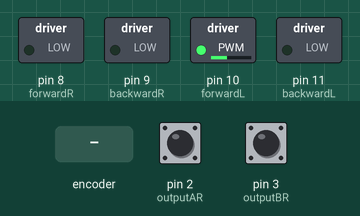
Recording of a sketch running on a simulated Arduino Uno, built with avr-gcc and run on an emulated ATmega328P. On the bench: switched loads named in the sketch (green lamp = pin HIGH). The test bench sets the inputs (shaded band); at power-on: pin 2 (outputAR) HIGH, pin 3 (outputBR) HIGH. What the sketch prints to the serial monitor is not drawn.

Above: at 1.2 s.
1.3 s: rotary encoder on pin 2 (outputAR) / pin 3 (outputBR) turned 1 step (first pin leading)
4.5 s: rotary encoder on pin 2 (outputAR) / pin 3 (outputBR) turned 2 steps (second pin leading)
Timing chart, 0 to 7.5 s (numbered marks = the images above; inputs shaded):
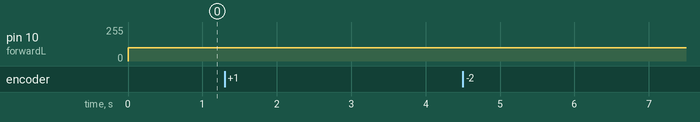

Measured:
- after the input at 1.3 s, every drawn part: stays the same
- after the input at 4.5 s, every drawn part: stays the same

The sketch:

0_PID_Modified_PVO_CalVMet1_CENTRE_cmps_echm_Robolympix_2021.ino
```cpp
#include <SimpleTimer.h>
#include <util/atomic.h>

//Variables temps
volatile double Te = 0.1; //ms
volatile unsigned long t0Ri=0,t0Li=0,t1Ri=0,t1Li=0;
volatile double dtRi=0,dtLi=0;
volatile unsigned long t0R=0,t0L=0,t1R=0,t1L=0,t0=0,t1=0,t2=0;
volatile double prevdtL=0,prevdtR=0,dtR=0,dtL=0,dt=0, mindtL=88/1.0e6, mindtR=68/1.0e6,mindt=96/1.0e6,maxdtL=31620/1.0e6, maxdtR=39072/1.0e6,maxdt=136884/1.0e6;
SimpleTimer timer;

//Variables stop
volatile boolean stopR=true, stopL=true;

//Variables encodeurs
#define outputAR 2
#define outputBR 3
#define outputAL 18
#define outputBL 19
volatile double Rdist = 0;
volatile double Ldist = 0;
volatile double dist = 0;
volatile double margePdist= 0.3;
volatile double margeNdist= -0.3;
volatile double Rdisti = 0;
volatile double Ldisti = 0;
volatile double prevRdist = 0;
volatile double prevLdist = 0;
volatile double KR= (1024*2) / (PI*(8/1.0e2));
volatile double KL= (600*2) / (PI*(8/1.0e2));
volatile double distUnitR = (double)PI * 4 / 1024;
volatile double distUnitL = (double)PI * 4 / 600;

//Variables moteurs
#define forwardR 8
#define backwardR 9
#define forwardL 10
#define backwardL 11
volatile double pwmR = 0 ;
volatile double pwmL = 0 ;
volatile double vitesseLact = 0;
volatile double vitesseRact = 0;
volatile double vitesseOact = 0;
volatile double vitesseact = 0;
volatile double vitesseLactFilter = 0;
volatile double vitesseRactFilter = 0;
volatile double vitesseactFilter = 0;
volatile double prevVact = 0;
volatile double pwmRmax = 180;
volatile double pwmLmax = 180;
volatile double pwmRmin = 72;
volatile double pwmLmin = 72;


//Variables erreurs/commandes PIDposition
volatile double Rdistacc=0;
volatile double Ldistacc=0;
volatile double distacc=0;
volatile double Rdistdec=0;
volatile double Ldistdec=0;
volatile double distdec=0;
volatile double PIDP=0;
volatile double Rcmd = 0;
volatile double Lcmd = 0;
volatile double cmd = 0;
volatile double error= 0;
volatile double margePerror= 1;
volatile double margeNerror= -1;
volatile double preverror = 0;
volatile double sommeerror = 0;
volatile double derror=0;

//Variables erreurs/commandes PIDvitesse
volatile double PIDV=0;
volatile double vitesseRcmd=0;
volatile double vitesseLcmd=0;
volatile double vitesseOcmd=0;
volatile double vitessecmd=0;
volatile double vitesseRcmdmax=pwmRmax/4;
volatile double vitesseRcmdmin=pwmRmin/4;
volatile double vitesseLcmdmax=pwmLmax/4;
volatile double vitesseLcmdmin=pwmLmin/4;
volatile double Verror = 0;
volatile double margePVerror = 1;
volatile double margeNVerror = -1;
volatile double prevVerror = 0;
volatile double sommeVerror = 0;
volatile double dVerror=0;


//Variables PID orientation
volatile double pwmO = 0 ;
volatile double Oerror=0;
volatile double margePOerror=0.2;
volatile double margeNOerror=-0.2;
volatile double prevOerror = 0;
volatile double sommeOerror = 0;
volatile double dOerror=0;

bool inRange(volatile double val, volatile double minimum, volatile double maximum){
  return ((minimum <= val) && (val <= maximum));
}

//Encoder functions
void ISRtrackAR() {
  Rdisti += (digitalRead(outputBR) == LOW) ? distUnitR : -distUnitR;
  t1Ri=micros();
  dtRi=((double) (t1Ri-t0Ri))/1.0e6;
  t0Ri=t1Ri;
}
void ISRtrackBR() {
  Rdisti += (digitalRead(outputAR) == LOW) ? -distUnitR : distUnitR;
  t1Ri=micros();
  dtRi=((double) (t1Ri-t0Ri))/1.0e6;
  t0Ri=t1Ri;
}

void ISRtrackAL() {
  Ldisti += ((digitalRead(outputBL) == LOW)) ? -distUnitL :  distUnitL;
  t1Li=micros();
  dtLi=((double) (t1Li-t0Li))/1.0e6;
  t0Li=t1Li;
}

void ISRtrackBL() {
  Ldisti += ((digitalRead(outputAL) == LOW)) ? distUnitL :  -distUnitL;
  t1Li=micros();
  dtLi=((double) (t1Li-t0Li))/1.0e6;
  t0Li=t1Li;
}

//Motor functions
void motorR(volatile double vR) {
  if (vR > 0) {
    analogWrite(forwardR, vR);
    analogWrite(backwardR, 0);
  }
  else {
    analogWrite(forwardR, 0);
    analogWrite(backwardR, -vR); //5.2
  }
}

void motorL(volatile double vL) {
  if (vL > 0) {
    analogWrite(forwardL, vL);
    analogWrite(backwardL, 0);
  }
  else {
    analogWrite(forwardL, 0);
    analogWrite(backwardL, -vL); //5.2
  }
}

//PID Position Parameters

volatile double kp = 0;
volatile double kd = 0;
volatile double ki = 0;

//PID vitesse Parameters

volatile double kpV = 0;
volatile double kdV = 0;
volatile double kiV = 0;

//PID orientation Parameters

volatile double kpO = 0;
volatile double kdO = 0;
volatile double kiO = 0;

//Acceleration Parameters

float aR=15; // cm / s²
float aL=15; // cm / s²


void PIDvitesse() {
  if (!inRange(Verror,margeNVerror,margePVerror) && !inRange(error,margeNerror,margePerror)){
    sommeVerror+=(double) Verror / ((double)(dt/Te));
    dVerror=(double) ((vitesseact - prevVact) / ((double) (dt/Te)));
    prevVerror = Verror;
    PIDV = (double) (kpV * Verror) + (kdV * dVerror) + kiV * sommeVerror;
    vitesseRcmd= constrain(PIDV,vitesseRcmdmin,vitesseRcmdmax);
    vitesseLcmd= constrain(PIDV,vitesseLcmdmin,vitesseLcmdmax);
  }
  else{
    vitesseRcmd=0;
    vitesseLcmd=0;
  }
}

void PIDorientation() {
  Oerror = Rdist - Ldist;
  vitesseOact=vitesseRact-vitesseLact;
  if (!inRange(Oerror,margeNOerror,margePOerror) && !inRange(error,margeNerror,margePerror)){
      sommeOerror+=(double) Oerror / ((double)(dt/Te));
      prevOerror = Oerror;
      vitesseOcmd =(double) (kpO * Oerror) - (kdO * vitesseOact) + kiO * sommeOerror;
    }
  else
    vitesseOcmd=0;
  if (Oerror>margePOerror){
    vitesseLcmd+=vitesseOcmd;
    vitesseLcmd=constrain(vitesseLcmd,vitesseLcmdmin,vitesseLcmdmax);
  }
  else if(Oerror<margeNOerror){
    vitesseRcmd+=vitesseOcmd;
    vitesseRcmd=constrain(vitesseRcmd,vitesseRcmdmin,vitesseRcmdmax);
  }
}

void PIDposition(){
  prevLdist=Ldist;
  prevRdist=Rdist;
  prevVact=vitesseact;
  t1=micros();
  dt=((double) (t1-t0))/1.0e6;
  if (!inRange(dt,mindtR,maxdt)){
    dt=0;
    vitesseRact=0;
    vitesseLact=0;
  }
  else {
    ATOMIC_BLOCK(ATOMIC_RESTORESTATE){
        Rdist=Rdisti;
        Ldist=Ldisti;
        dtR=dtRi;
        dtL=dtLi;
    }
    dist=(Rdist+Ldist)/2;
    error=cmd-dist;

    //Calcul vitesseRact
    if (!inRange(dtR,mindtR,maxdtR)){
        dtR=0;
        vitesseRact=0;
    }
    else {
        vitesseRact=(double) ((double) ((Rdist-prevRdist) / distUnitR) / (dt/Te*KR))*1.0e3; // mm/s
    }
    //Calcul vitesseLact
    if (!inRange(dtL,mindtL,maxdtL)){
        dtL=0;
        vitesseLact=0;
    }
    else {
        vitesseLact=(double) ((double) ((Ldist-prevLdist) / distUnitL) / (dt/Te*KL))*1.0e3; // mm/s
    }
    vitesseact=(vitesseRact+vitesseLact)/2;

    vitesseactFilter=0.854*vitesseactFilter+0.0728*vitesseact+0.0728*prevVact;
    vitesseact=vitesseactFilter;

    vitessecmd=(vitesseRcmd+vitesseLcmd)/2;
    Verror=vitessecmd-vitesseact;
    //Trapèze
    if (inRange(error,margeNerror,margePerror)){
        vitesseRcmd=0;
        vitesseLcmd=0;
    }
//    else if (dist<distacc){
//        vitesseRcmd = 200*Te;  //mm/s
//        vitesseLcmd = 200*Te;  //mm/s
//        if (vitesseact!=prevVact && (micros()/1.0e6)>0.2){
//          if (stopL && stopR)
//            t2=micros();
//          else{
//            vitesseRcmd = (double) aR *  ((double)((micros()-t2)/1.0e6));
//            vitesseLcmd = (double) aL *  ((double)((micros()-t2)/1.0e6));
//            stopR=false;
//            stopL=false;
//          }
//        }
//    }
    else if(dist<cmd-distdec) {
        vitesseRcmd = 250*Te;  //mm/s
        vitesseLcmd = 250*Te;  //mm/s
        stopR=false;
        stopL=false;
    }
    else if (dist>cmd-distdec){
        sommeerror+=(double) error / ((double)(dt/Te));
        preverror = error;
        PIDP = (double) (kp * error) - (kd * vitesseact) + ki * sommeerror;
        vitessecmd=PIDP;
        if (vitessecmd!=0)
            PIDvitesse();
        stopR=false;     // remove this if you don't want PIDorientation in this part
        stopL=false;     // remove this if you don't want PIDorientation in this part
    }
    if (!stopR && !stopL)
        PIDorientation();
  }
  t0=t1;
}

void Go(volatile double Leftcmd,volatile double Rightcmd){
  Rcmd=Rightcmd;
  Lcmd=Leftcmd;
  cmd=(Rcmd+Lcmd)/2;
  Rdistacc=Rcmd*0.15;
  Ldistacc=Lcmd*0.15;
  distacc=(Rdistacc+Ldistacc)/2;
  Rdistdec=Rcmd*0.25;
  Ldistdec=Lcmd*0.25;
  distdec=(Rdistdec+Ldistdec)/2;
  PIDposition();
  pwmR=vitesseRcmd*4;
  pwmL=vitesseLcmd*4;
  motorR(pwmR);
  motorL(pwmL);
}

void TurnRight(volatile double angle){
  Rcmd=-20.8*angle;
  Lcmd=20.8*angle;

  Rdistacc=Rcmd*0.15;
  Ldistacc=Lcmd*0.15;
  distacc=(Rdistacc+Ldistacc)/2;
  Rdistdec=Rcmd*0.25;
  Ldistdec=Lcmd*0.25;
  distdec=(Rdistdec+Ldistdec)/2;

  PIDposition();
  motorR(-pwmR);
  motorL(pwmL);
}
void TurnLeft(volatile double angle){
  Rcmd=20.8*angle;
  Lcmd=-20.8*angle;

  Rdistacc=Rcmd*0.15;
  Ldistacc=Lcmd*0.15;
  distacc=(Rdistacc+Ldistacc)/2;
  Rdistdec=Rcmd*0.25;
  Ldistdec=Lcmd*0.25;
  distdec=(Rdistdec+Ldistdec)/2;

  PIDposition();
  motorR(pwmR);
  motorL(-pwmL);
}

void setup() {
  Serial.begin(9600);

  //Command Encoders
  pinMode(outputAR, INPUT_PULLUP);
  pinMode(outputBR, INPUT_PULLUP);
  pinMode(outputAL, INPUT_PULLUP);
  pinMode(outputBL, INPUT_PULLUP);


  attachInterrupt(digitalPinToInterrupt(outputAR), ISRtrackAR, RISING);
  attachInterrupt(digitalPinToInterrupt(outputAL), ISRtrackAL, RISING);
  attachInterrupt(digitalPinToInterrupt(outputBR), ISRtrackBR, RISING);
  attachInterrupt(digitalPinToInterrupt(outputBL), ISRtrackBL, RISING);


  //Command Motors
  pinMode(forwardR, OUTPUT);
  pinMode(backwardR, OUTPUT);
  pinMode(forwardL, OUTPUT);
  pinMode(backwardL, OUTPUT);

  timer.setInterval(Te,PIDposition);
}
void loop() {
  timer.run();
  Go(10,10);
  Serial.print("vitessecmd= ");
  Serial.print(vitessecmd);
  Serial.print(" \tvitesseact= ");
  Serial.print(vitesseact);
  Serial.print(" \tVerror= ");
  Serial.print(Verror);
  Serial.print(" \terror= ");
  Serial.println(error);

}
```
